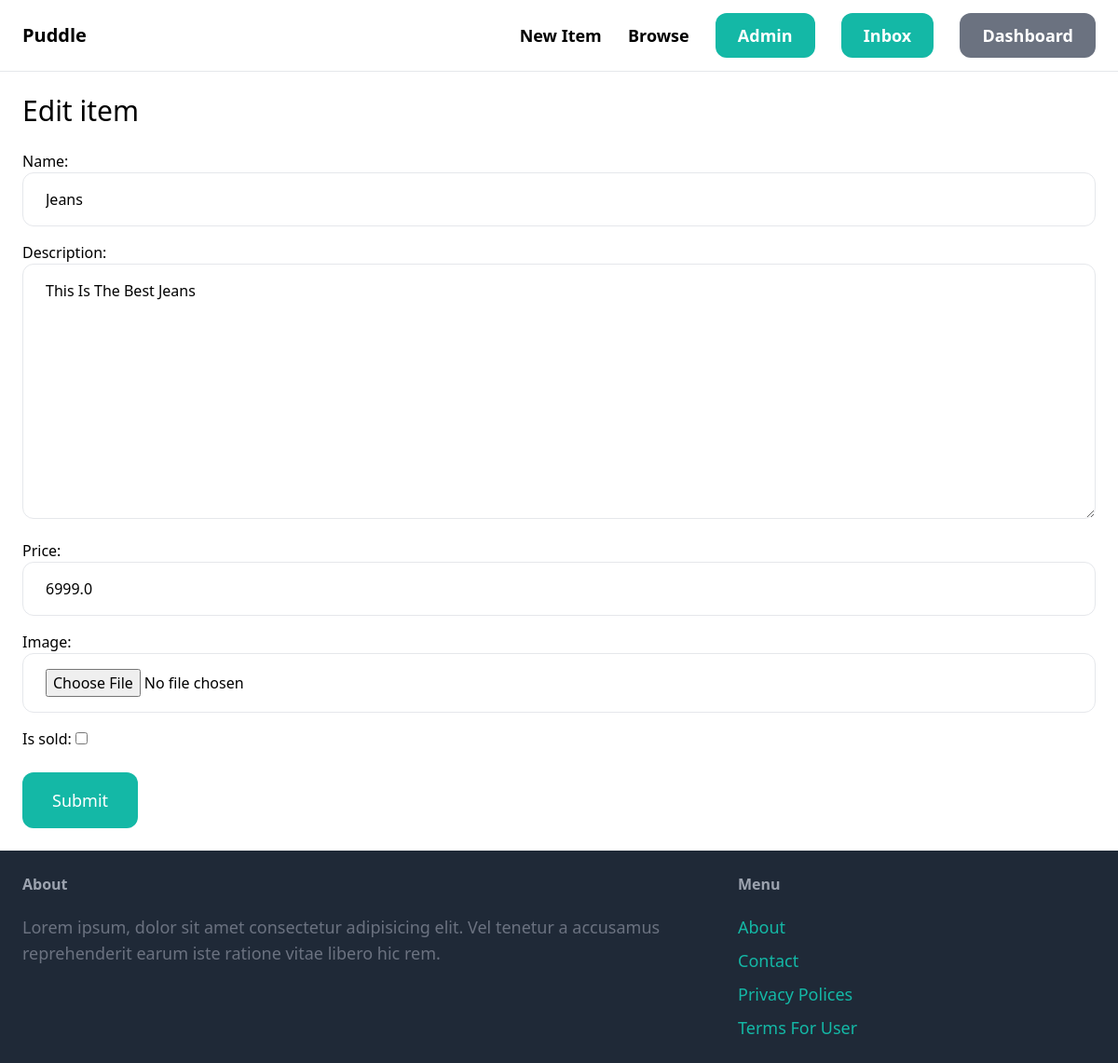
The page /items/2/edit/ (signed in) on the database its author committed.
### items/models.py (models this page shows, shortened)
class Item(models.Model):
    name = models.CharField(max_length=225)
    category = models.ForeignKey(Category, related_name='items', on_delete=models.CASCADE, null=True, blank=True)
    description = models.TextField(null=True, blank=True)
    price = models.FloatField()
    image = models.FileField(upload_to='item-images', null=True, blank=True)
    is_sold = models.BooleanField(default=False)
    created_at = models.DateTimeField(auto_now_add=True)
    created_by = models.ForeignKey(User, related_name='items', on_delete=models.CASCADE, null=True, blank=True)

### items/views.py (the view)
# urls.py: path("<int:pk>/edit/", views.edit, name="edit"),
@login_required
def edit(request, pk):
    item = get_object_or_404(Item, pk=pk, created_by=request.user)
    if request.method == 'POST':
        form = EditItemForm(request.POST, request.FILES, instance=item)
        if form.is_valid():
            form.save()
            return redirect('item:detail', pk=item.id)
    else:
        form = EditItemForm(instance=item)
    return render(request, 'item/form.html', {
        'form': form,
        'title': 'Edit item',
    })

### items/forms.py
class EditItemForm(forms.ModelForm):
    class Meta:
        model = Item
        fields = ('name', 'description', 'price', 'image', 'is_sold')
        widgets = {
            'name': forms.TextInput(attrs={
                'class': INPUT_CLASSES
            }),
            'description': forms.Textarea(attrs={
                'class': INPUT_CLASSES
            }),
            'price': forms.TextInput(attrs={
                'class': INPUT_CLASSES
            }),
            'image': forms.FileInput(attrs={
                'class': INPUT_CLASSES
            })
        }

### items/templates/item/form.html (shortened to what this page needs)
{% extends 'core/base.html' %}
{% block content %}
<h1 class="mb-6 text-3xl">{{ title }}</h1>
<form method="post" action="." enctype="multipart/form-data">
    <div class="space-y-4">
        {{ form.as_p }}
    </div>
    <button class="mt-6 py-4 px-8 text-lg bg-teal-500 hover:bg-teal-700 rounded-xl text-white">Submit</button>
</form>
{% endblock %}

### rows shown on the page
Item: name "Jeans", description "This Is The Best Jeans", price "6999.0"

### other values the page prints
{{ title }} "Edit item"
